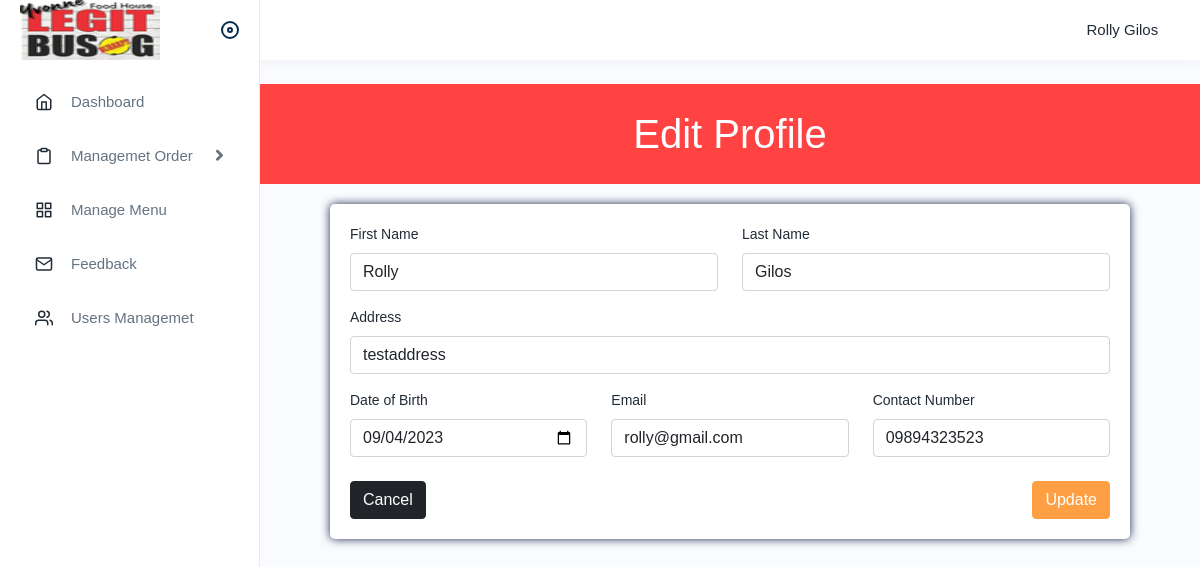
The page /v1/profile/edit/11 (signed in) on the database as committed earlier.
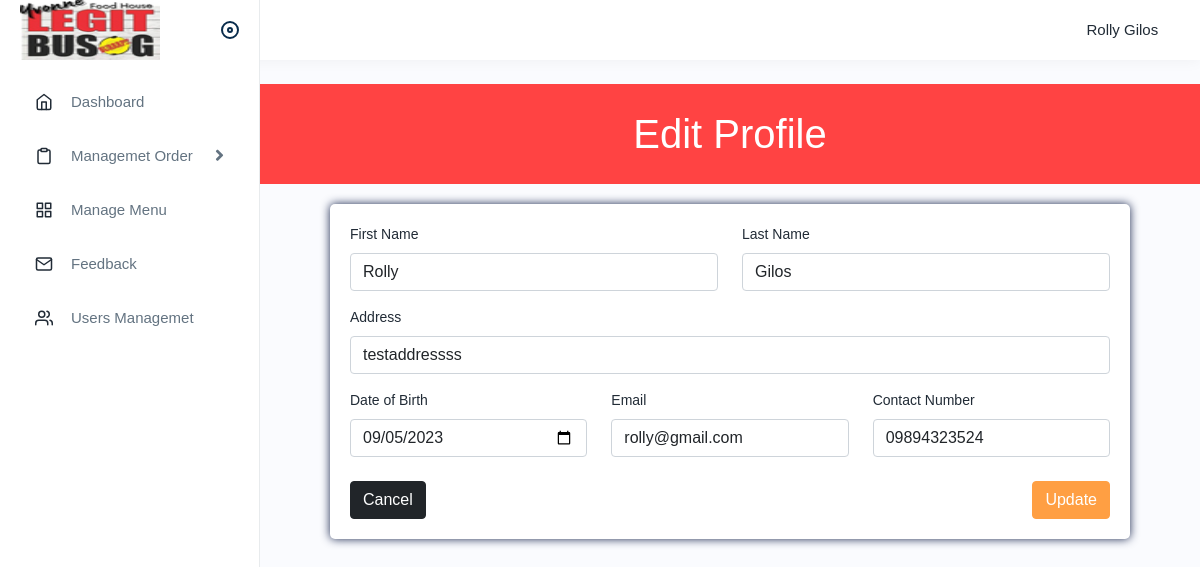
The same page on the database as committed later.
### main/models.py (models this page shows, shortened)
class PersonInfo(models.Model):
    user = models.OneToOneField(User, on_delete=models.CASCADE, null=False)
    dob = models.DateField(null=False)
    address = models.CharField(max_length=100, null=False)
    contact = models.CharField(max_length=100, null=False)
    image = models.ImageField(null=True)

### main/decorators.py (the view)
        def wrapper_func(response, *args, **kwargs):
            group = None
            if response.user.groups.exists():
                group = response.user.groups.all()[0].name
                if group in allowed_roles:
                    return view_func(response, *args, **kwargs)
                else:
                    return HttpResponse('You are not authorize to view this page')
            return HttpResponse('You are not authorize to view this page')

### main/views.py (called while the page is built, shortened)
@login_required
@allowed_users(allowed_roles=['admin'])
def adminEditProfile(response, id):
    user = get_object_or_404(User, id=id)
    try:
        person = PersonInfo.objects.get(user=user)
    except PersonInfo.DoesNotExist:
        person = None
    return render(response, 'main/admin/editprofile.html', {
        'user': user,
        'person': person,
    })  # admin

### main/templates/main/admin/editprofile.html (shortened to what this page needs)
{% extends '../admin-layout.html' %}
{% load static %}
{% block stylesheets %}
<link rel="stylesheet" href="{% static 'css/custom-style.css' %}">
{% endblock stylesheets %}
{% block content %}
<header>
    <h1>Edit Profile</h1>
</header>
<div class="container">
    <form method="POST">
        <div class="row">
            <div class="col-md-6">
                <div class="mb-3">
                    <label for="fname" class="form-label">First Name</label>
                    <input type="text" class="form-control" value="{{ user.first_name | title }}" name="fname" required id="fname">
                </div>
            </div>
            <div class="col-md-6">
                <div class="mb-3">
                    <label for="lname" class="form-label">Last Name</label>
                    <input type="text" class="form-control" value="{{ user.last_name | title }}" name="lname" required id="lname">
                </div>
            </div>
            <div class="col-md-12">
                <div class="mb-3">
                    <label for="email" class="form-label">Address</label>
                    <input type="text" class="form-control" value="{{ person.address }}" name="address" id="address" required>
                </div>
            </div>
            <div class="col-md-4">
                <div class="mb-3">
                    <label for="dob" class="form-label">Date of Birth</label>
                    <input type="date" class="form-control" value="{{ person.dob | date:'Y-m-d' }}" name="dob" id="dob" required>
                </div>
            </div>
            <div class="col-md-4">
                <div class="mb-3">
                    <label for="email" class="form-label">Email</label>
                    <input type="email" class="form-control" value="{{ user.email }}" name="email" id="email" required>
                </div>
            </div>
            <div class="col-md-4">
                <div class="mb-3">
                    <label for="cpnum" class="form-label">Contact Number</label>
                    <input type="number" class="form-control" value="{{ person.contact }}" name="contact" id="cpnum" required>
                </div>
            </div>
        </div>
        <div class="mt-2">
            <a onclick="window.history.go(-1); return false;" class="btn btn-dark">Cancel</a>
            <button type="submit" class="btn btn-primary float-end">Update</button>
        </div>
    </form>
</div>
{% endblock %}

Rows that differ between the two databases and show on the page:
changed PersonInfo: address "testaddress" → "testaddressss"; dob "09/04/2023" → "09/05/2023"; contact "09894323523" → "09894323524"
